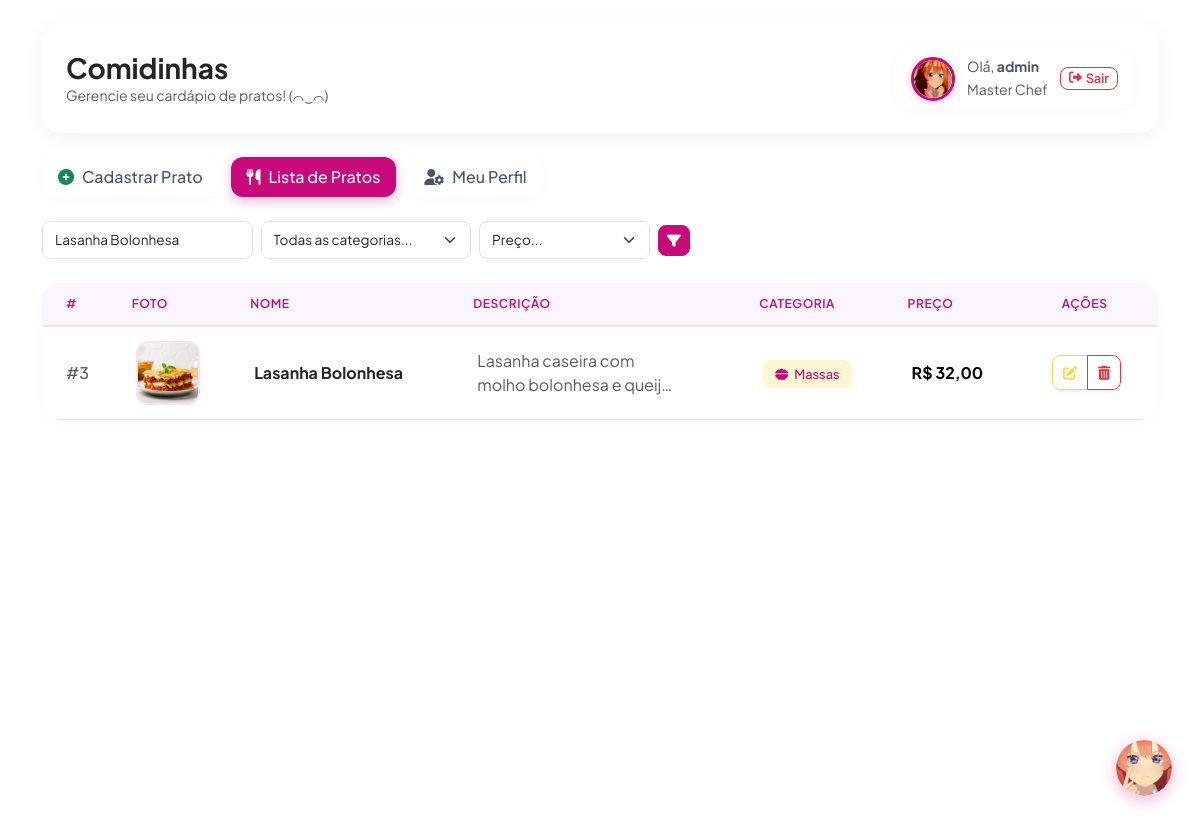
The app's page /pages/lista.php?busca=Lasanha Bolonhesa (signed in) with its own data.
### tables this page shows
CREATE TABLE `comidinhas` (
  `id` int(11) NOT NULL,
  `nome` varchar(100) NOT NULL,
  `descricao` varchar(255) NOT NULL,
  `preco` decimal(10,2) NOT NULL DEFAULT 0.00,
  `id_categoria` int(11) NOT NULL,
  `imagem` varchar(255) DEFAULT NULL
);

CREATE TABLE `categorias` (
  `id` int(11) NOT NULL,
  `nome` varchar(100) NOT NULL,
  `icone` varchar(100) NOT NULL DEFAULT 'fa-utensils'
);

### public/pages/lista.php (the view, shortened to what this page needs)
<?php
include __DIR__ . '/../../api/config/conexao.php';
$busca      = $_GET['busca'] ?? '';
$filtro_ord = $_GET['filtro_ord'] ?? '';
$status     = $_GET['status'] ?? '';
$erro       = $_GET['erro'] ?? '';
$itensPorPagina = 8;
$paginaAtual    = max(1, (int)($_GET['pagina'] ?? 1));
$sqlTotal     = "SELECT COUNT(*) as total FROM comidinhas WHERE 1=1";
$paramsTotal  = [];
$typesTotal   = '';
if (!empty($busca))
{
    $sqlTotal     .= " AND nome LIKE ?";
    $paramsTotal[] = "%{$busca}%";
    $typesTotal   .= 's';
}
$stmtTotal = mysqli_prepare($con, $sqlTotal);
if (!empty($typesTotal))
{
    mysqli_stmt_bind_param($stmtTotal, $typesTotal, ...$paramsTotal);
}
mysqli_stmt_execute($stmtTotal);
$totalRegistros = mysqli_fetch_assoc(mysqli_stmt_get_result($stmtTotal))['total'];
$totalPaginas   = max(1, (int) ceil($totalRegistros / $itensPorPagina));
$paginaAtual    = min($paginaAtual, $totalPaginas);
$offset         = ($paginaAtual - 1) * $itensPorPagina;
$sqlPratos = "SELECT c.*, cat.nome as categoria, cat.icone as categoria_icone
              FROM comidinhas c
              LEFT JOIN categorias cat ON c.id_categoria = cat.id
              WHERE 1=1";
$params = [];
$types  = '';
if (!empty($busca))
{
    $sqlPratos .= " AND c.nome LIKE ?";
    $params[]   = "%{$busca}%";
    $types     .= 's';
}
if ($filtro_ord === 'preco_asc')
{
    $sqlPratos .= " ORDER BY c.preco ASC";
}
elseif ($filtro_ord === 'preco_desc')
{
    $sqlPratos .= " ORDER BY c.preco DESC";
}
else
{
    $sqlPratos .= " ORDER BY c.id DESC";
}
$sqlPratos .= " LIMIT ? OFFSET ?";
$params[]   = $itensPorPagina;
$types     .= 'i';
$params[]   = $offset;
$types     .= 'i';
$stmtPratos = mysqli_prepare($con, $sqlPratos);
mysqli_stmt_bind_param($stmtPratos, $types, ...$params);
mysqli_stmt_execute($stmtPratos);
$pratos = mysqli_stmt_get_result($stmtPratos);
?>
<!DOCTYPE html>
<html lang="pt-BR">
<head>
    <link href="https://cdn.jsdelivr.net/npm/bootstrap@5.3.2/dist/css/bootstrap.min.css" rel="stylesheet">
    <link href="https://cdnjs.cloudflare.com/ajax/libs/font-awesome/6.4.2/css/all.min.css" rel="stylesheet">
    <link href="https://cdn.jsdelivr.net/npm/sweetalert2@11/dist/sweetalert2.min.css" rel="stylesheet">
    <link rel="stylesheet" href="../assets/css/pages/lista.css">
</head>
<body data-status="<?= htmlspecialchars($status) ?>"
      data-erro="<?= htmlspecialchars($erro) ?>">
<div class="container mt-4">
    <div class="hero-card p-4 mb-4 d-flex flex-column flex-md-row justify-content-between align-items-md-center gap-3">
        <div>
            <h1 class="h3 fw-bold text-dark m-0">Comidinhas</h1>
            <p class="text-muted small m-0">Gerencie seu cardápio de pratos! (⌒‿⌒)</p>
        </div>
        <?php include __DIR__ . '/../components/header_usuario.php'; ?>
    </div>
    <div class="mb-4">
        <ul class="nav nav-pills">
            <li class="nav-item">
                <a class="nav-link" href="cadastro_pratos.php">
                    <i class="fa-solid fa-circle-plus text-success me-2"></i>Cadastrar Prato
                </a>
            </li>
            <li class="nav-item">
                <a class="nav-link active" href="#">
                    <i class="fa-solid fa-utensils me-2"></i>Lista de Pratos
                </a>
            </li>
            <li class="nav-item">
                <a class="nav-link" href="perfil.php">
                    <i class="fa-solid fa-user-gear me-2"></i>Meu Perfil
                </a>
            </li>
        </ul>
    </div>
    <div class="row g-2 align-items-center mb-4">
        <div class="col-md-7 col-12">
            <form method="GET" action="lista.php" class="row g-2 justify-content-md-end align-items-center search-form">
                <div class="col-sm-4 col-6">
                    <input type="text" name="busca"
                           class="form-control form-control-sm border rounded-3"
                           placeholder="🔍 Buscar por nome..."
                           value="<?= htmlspecialchars($busca) ?>">
                </div>
                <div class="col-sm-4 col-6">
                    <select name="filtro_cat" class="form-select form-select-sm border rounded-3">
                        <option value="">Todas as categorias...</option>
                    </select>
                </div>
                <div class="col-sm-4 col-12">
                    <div class="filtro-preco-wrapper">
                        <select name="filtro_ord" class="form-select form-select-sm border rounded-3">
                            <option value="">Preço...</option>
                        </select>
                        <button type="submit" class="btn btn-sm btn-primary text-white rounded-3 btn-filtro" title="Filtrar">
                            <i class="fa-solid fa-filter"></i>
                        </button>
                    </div>
                </div>
            </form>
        </div>
    </div>
    <div class="card main-card bg-white">
        <div class="table-responsive">
            <table class="table table-itsuki align-middle mb-0">
                <thead>
                    <tr>
                        <th class="ps-4">#</th>
                        <th>Foto</th>
                        <th>Nome</th>
                        <th>Descrição</th>
                        <th>Categoria</th>
                        <th>Preço</th>
                        <th class="text-center pe-4">Ações</th>
                    </tr>
                </thead>
                <tbody>
                    <?php while ($linha = mysqli_fetch_array($pratos)): ?>
                    <tr>
                        <td class="ps-4 text-muted fw-medium">#<?= $linha['id'] ?></td>
                        <td>
                            <?php
                                $caminhoImagem = !empty($linha['imagem'])
                                    ? '../assets/img/pratos/' . htmlspecialchars($linha['imagem'])
                                    : '../assets/img/pratos/prato_padrao.png';
                            ?>
                            <img src="<?= $caminhoImagem ?>"
                                 class="produto-img-table"
                                 alt="Foto do prato"
                                 data-product-name="<?= htmlspecialchars($linha['nome']) ?>"
                                 data-product-src="<?= $caminhoImagem ?>"
                                 onerror="this.onerror=null;this.src='../assets/img/pratos/prato_padrao.png';">
                        </td>
                        <td><span class="fw-bold text-dark"><?= htmlspecialchars($linha['nome']) ?></span></td>
                        <td>
                            <span class="text-muted" style="max-width: 200px; display: -webkit-box; -webkit-line-clamp: 2; -webkit-box-orient: vertical; overflow: hidden;">
                                <?= htmlspecialchars($linha['descricao']) ?>
                            </span>
                        </td>
                        <td>
                            <span class="badge-categoria">
                                <?php if (!empty($linha['categoria'])): ?>
                                    <i class="fa-solid <?= htmlspecialchars($linha['categoria_icone'] ?? 'fa-utensils') ?> me-1"></i>
                                <?php endif; ?>
                                <?= htmlspecialchars($linha['categoria'] ?? 'Sem categoria') ?>
                            </span>
                        </td>
                        <td class="preco-col">
                            R$ <?= number_format((float) $linha['preco'], 2, ',', '.') ?>
                        </td>
                        <td class="text-center pe-4">
                            <div class="btn-group btn-group-sm rounded-3 overflow-hidden shadow-sm">
                                <a href="editar.php?id=<?= $linha['id'] ?>" class="btn btn-editar" title="Editar">
                                    <i class="fa-solid fa-pen-to-square"></i>
                                </a>
                                <button type="button" class="btn btn-excluir" title="Excluir"
                                        onclick="confirmarExclusao(<?= $linha['id'] ?>, '<?= htmlspecialchars(addslashes($linha['nome'])) ?>')">
                                    <i class="fa-solid fa-trash-can"></i>
                                </button>
                            </div>
                        </td>
                    </tr>
                    <?php endwhile; ?>
                </tbody>
            </table>
        </div>
    </div>
</div>
</body>
</html>

### public/assets/css/pages/lista.css (style rules this page uses)
.table-responsive { border-radius: var(--radius-xl); overflow: hidden; }
.table { margin-bottom: 0; }
.table thead th { padding: 0.75rem; border-bottom: 2px solid var(--itsuki-primary-light); background-color: #faf5ff; color: var(--itsuki-primary); font-size: 0.75rem; font-weight: 600; letter-spacing: 0.05em; text-transform: uppercase; }
.table td { padding: 0.75rem; vertical-align: middle; }
.btn-editar { padding: 6px 10px; border: 1px solid var(--itsuki-gold); border-radius: var(--radius-sm); background: transparent; color: var(--itsuki-gold); transition: all var(--transition-fast); }
.btn-excluir { padding: 6px 10px; border: 1px solid var(--color-danger); border-radius: var(--radius-sm); background: transparent; color: var(--color-danger); transition: all var(--transition-fast); }
.search-form .form-control, .search-form .form-select { padding: 0.5rem 0.75rem; border: 1px solid var(--border-color); border-radius: var(--radius-md); font-size: 0.85rem; }
.preco-col { color: var(--itsuki-primary); font-weight: 700; white-space: nowrap; }

### public/assets/css/global.css (style rules this page uses)
body { min-height: 100vh; color: var(--text-secondary); font-family: 'Plus Jakarta Sans', sans-serif; background-image: url("../img/global/fundo.png"); background-size: cover; background-attachment: fixed; background-position: center; background-repeat: no-repeat; }
.table-itsuki > thead { background: var(--itsuki-primary-light); }
.table-itsuki > thead th { border-bottom: 2px solid var(--itsuki-primary); padding: 0.85rem 1rem; color: var(--itsuki-primary); font-size: 0.75rem; font-weight: 700; letter-spacing: 0.5px; text-transform: uppercase; white-space: nowrap; }
.table-itsuki > tbody tr { transition: background-color 0.2s ease; }
.table-itsuki > tbody td { padding: 0.85rem 1rem; vertical-align: middle; }
.table-itsuki .produto-img-table { width: 64px; height: 64px; border: 2px solid var(--itsuki-primary-light); border-radius: 12px; object-fit: cover; cursor: zoom-in; transition: all 0.25s ease; }
.filtro-preco-wrapper { display: flex; align-items: center; gap: 0.5rem; }
.filtro-preco-wrapper .form-select { flex: 1; }
.filtro-preco-wrapper .btn-filtro { white-space: nowrap; }

### public/assets/css/components.css (style rules this page uses)
.hero-card { background: var(--bg-card); border-radius: var(--radius-xl); box-shadow: var(--shadow-md); border: none; }
.nav-pills { gap: 0.75rem; }
.nav-pills .nav-link { background: var(--bg-card); border-radius: var(--radius-md); box-shadow: var(--shadow-sm); color: var(--text-secondary); font-weight: 500; transition: all var(--transition-fast); }
.nav-pills .nav-link.active { background: var(--itsuki-primary); color: var(--text-on-primary); box-shadow: 0 4px 12px rgba(201, 8, 121, 0.3); }
.nav-pills .nav-link.active i { color: #fff !important; }
.btn-primary { background: var(--itsuki-primary); border-color: var(--itsuki-primary); border-radius: var(--radius-md); font-weight: 600; transition: all var(--transition-fast); }
.main-card { background: var(--bg-card); border-radius: var(--radius-xl); box-shadow: var(--shadow-sm); border: none; }
.table thead th { border-bottom: 2px solid var(--itsuki-primary-light); }
.badge-categoria { padding: 6px 12px; border-radius: var(--radius-sm); color: var(--itsuki-primary); font-size: 0.8rem; font-weight: 500; background-color: var(--itsuki-gold-light); }

### public/assets/css/variables.css (style rules this page uses)
:root { --itsuki-primary: #c90879; --itsuki-secondary: #f23078; --itsuki-light: #fffade; --itsuki-yellow: #f5f05f; --itsuki-gold: #fcd74e; --itsuki-primary-hover: #a80665; --itsuki-primary-light: rgba(201, 8, 121, 0.12); --itsuki-secondary-light: rgba(242, 48, 120, 0.15); --itsuki-gold-light: rgba(252, 215, 78, 0.25); --color-success: #28a745; --color-success-light: rgba(40, 167, 69, 0.15); --color-danger: #dc3545; --color-danger-light: rgba(220, 53, 69, 0.15); --color-warning: #ffc107; --color-info: #c90879; --text-primary: #1a1a2e; --text-secondary: #4a5568; --text-muted: #a0aec0; --text-on-primary: #fff; --bg-card: #fff; --bg-card-overlay: rgba(255, 255, 255, 0.95); --bg-body: #f5f0ff; --bg-input: #fff; --border-color: #dee2e6; --border-focus: var(--itsuki-primary); --shadow-sm: 0 2px 8px rgba(0, 0, 0, 0.03); --shadow-md: 0 4px 20px rgba(0, 0, 0, 0.06); --shadow-lg: 0 10px 30px rgba(0, 0, 0, 0.1); --shadow-hover: 0 6px 24px rgba(201, 8, 121, 0.12); --radius-sm: 8px; --radius-md: 12px; --radius-lg: 16px; --radius-xl: 20px; --radius-2xl: 24px; --transition-fast: 0.15s ease; --transition-normal: 0.25s ease; }

### records on screen
comidinhas: id "3", imagem (picture), nome "Lasanha Bolonhesa", descricao "Lasanha caseira com molho bolonhesa e…", id_categoria.nome "Massas", preco "32,00"

### other values on screen
$nomeUsuario "admin"
